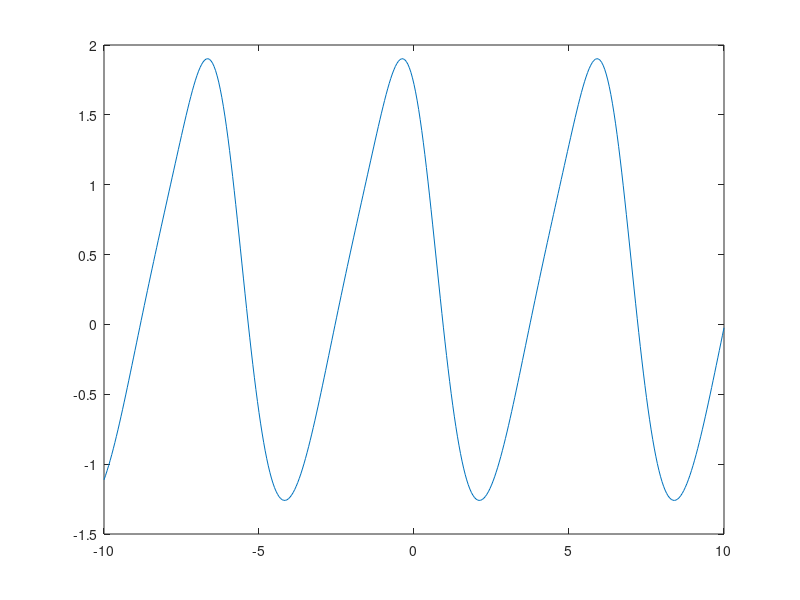

Reproduce this figure in MATLAB. (Note: this script raises an error after producing the figure.)
clear
clc
close all

% cate solutii are ecuatia?
% sa se determine 2 solutii de valori abs. distincte

x = -10 : 0.05 : 10;

f = exp(cos(x)) - sin(x) - 1;
f1 = 'exp(cos(x)) - sin(x) - 1';
g = exp(cos(x));
h = sin(x) + 1;

plot(x,f);
xline(0)
yline(0)

[x0 y0] = ginput;
close all

options = optimset('TolX', 10^(-10));

for i=1:size(x0)
    [sol_x(i) fval exitflag output] = fzero(f1, x0(i), options);
end

disp('Solutiile ecuatiei transcendente')
sol_x'
